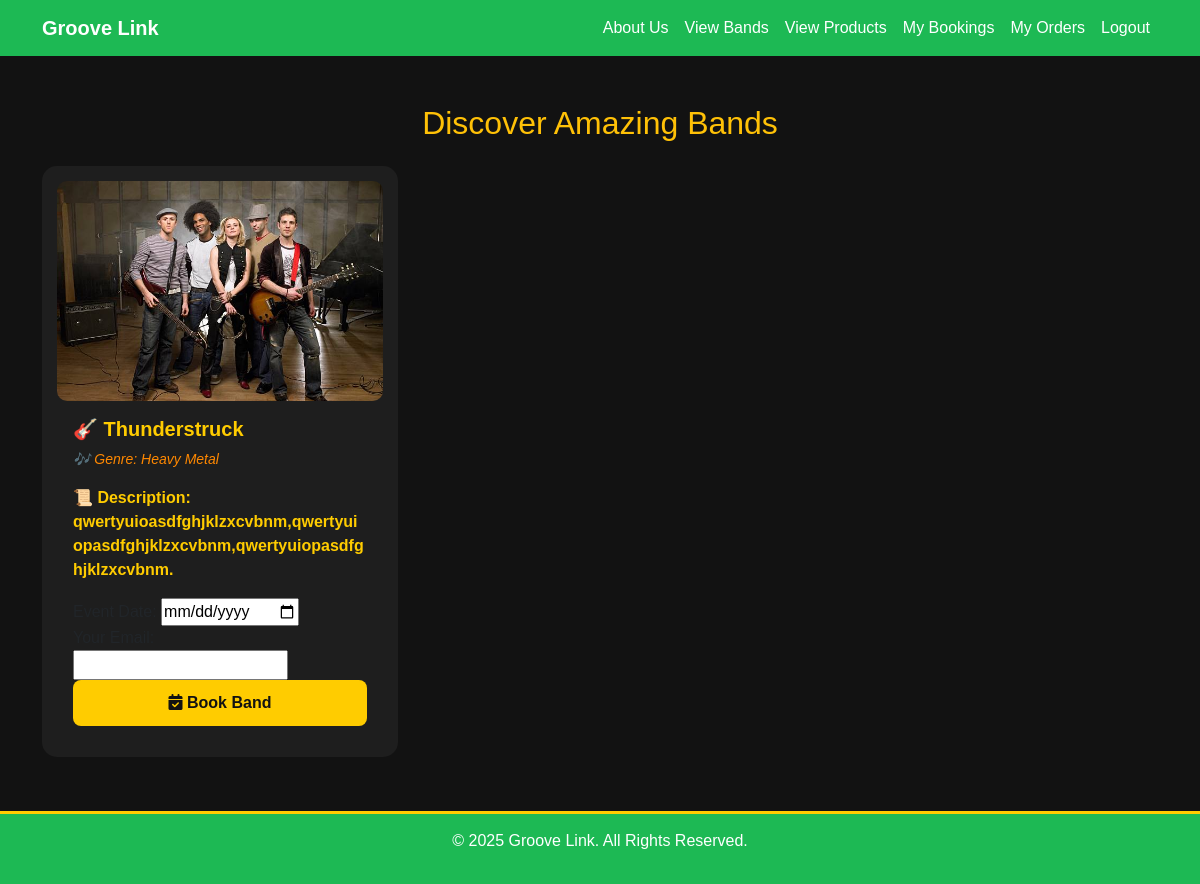
The app's page /viewbands/, older data.
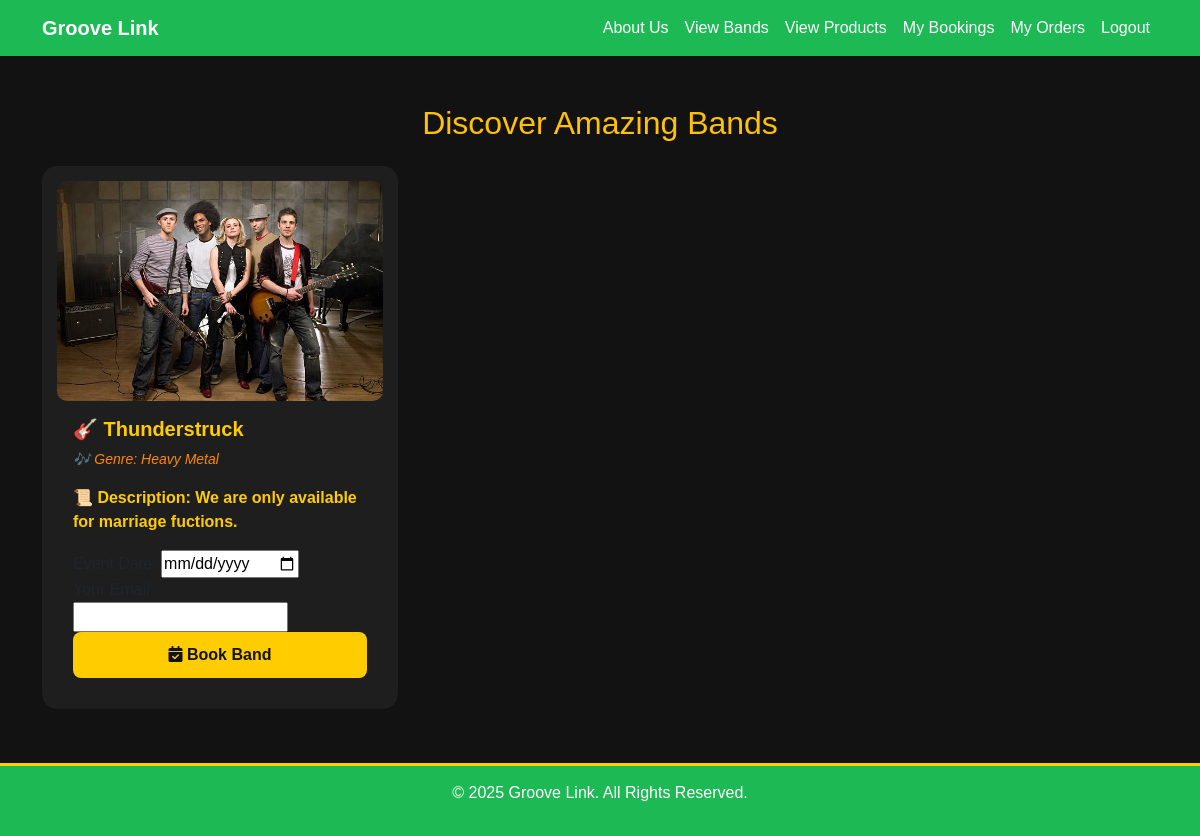
The same page, newer data.
### app/models.py (models this page shows, shortened)
class BandTeam(models.Model):
    staf = models.ForeignKey(Staf, on_delete=models.CASCADE, related_name="bands")
    name = models.CharField(max_length=100)
    genre = models.CharField(max_length=100)
    description = models.TextField()
    image = models.ImageField(upload_to="bands/")

### app/views.py (the view)
# urls.py: path('viewbands/',views.viewbands,name='viewbands'),
def viewbands(request):
    band=BandTeam.objects.all()
    return render(request,'customer/viewbands.html',{'band':band})

### templates/customer/viewbands.html (shortened to what this page needs)
<!DOCTYPE html>
<html lang="en">
<head>
    <link rel="stylesheet" href="https://cdn.jsdelivr.net/npm/bootstrap@5.3.0/dist/css/bootstrap.min.css">
</head>
<body>
<nav class="navbar navbar-expand-lg">
    <div class="container">
        <a class="navbar-brand" href="../customerhome">Groove Link</a>
        <div class="collapse navbar-collapse">
            <ul class="navbar-nav ms-auto">
                <li class="nav-item"><a class="nav-link text-white" href="../about">About Us</a></li>
                <li class="nav-item"><a class="nav-link text-white" href="../viewbands">View Bands</a></li>
                <li class="nav-item"><a class="nav-link text-white" href="../viewproducts">View Products</a></li>
                <li class="nav-item"><a class="nav-link text-white" href="../booking_history">My Bookings</a></li>
                <li class="nav-item"><a class="nav-link text-white" href="../order_history">My Orders</a></li>
                <li class="nav-item"><a class="nav-link text-white" href="../logout">Logout</a></li>
            </ul>
        </div>
    </div>
</nav>
<div class="container mt-5">
    <h2 class="text-center mb-4 text-warning">Discover Amazing Bands</h2>
    <div class="row">
        {% for band in band %}
        <div class="col-md-4 mb-4">
            <div class="card">
                <img src="{{ band.image.url }}" class="card-img-top" alt="{{ band.name }}">
                <div class="card-body">
                    <h5 class="card-title">🎸 {{ band.name }}</h5>
                    <p class="genre">🎶 Genre: {{ band.genre }}</p>
                    <p class="card-text">📜 Description: {{ band.description }}</p>
                    <form action="{% url 'book_band' band.id %}" method="POST">
                        <label for="event_date">Event Date:</label>
                        <input type="date" name="event_date" min="{{ today }}" required>
                        <label for="email">Your Email:</label>
                        <input type="email" name="email" required>
                        <button type="submit" class="btn btn-cart w-100">
                            <i class="fas fa-calendar-check"></i> Book Band
                        </button>
                    </form>
                </div>
            </div>
        </div>
        {% endfor %}
    </div>
</div>
<footer class="footer">
    <p>&copy; 2025 Groove Link. All Rights Reserved.</p>
</footer>
</body>
</html>

Row changes from the older to the newer data that the page shows:
changed BandTeam "Thunderstruck": description "qwertyuioasdfghjklzxcvbnm,qwertyuiopasdfghjklzxcvbnm,qwertyuiopasdfghjklzxcvbnm." → "We are only available for marriage fuctions."
